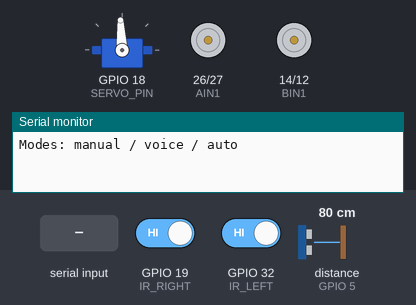
A sketch run on a simulated ESP32. On the bench: servo, motor-driver pin pairs drawn as motors (green arrow = first pin HIGH = forward, orange = second pin HIGH = backward, longer = more drive, scaled by the enable pin), the last lines printed to the serial monitor. The inputs (shaded band) are chosen by the test bench; at power-on: distance to the obstacle (sensor on GPIO 5) 80 cm, GPIO 19 (IR_RIGHT) HIGH, GPIO 32 (IR_LEFT) HIGH. The echo pulse lasts 58.3 µs per cm; nothing arrives over Bluetooth unless stated; servo pulses on a pin are drawn as a servo (544–2400 µs = 0–180°).

Above: at 1.2 s.
1.3 s: "auto mode\n" received over the second serial link
At 1.6 s:
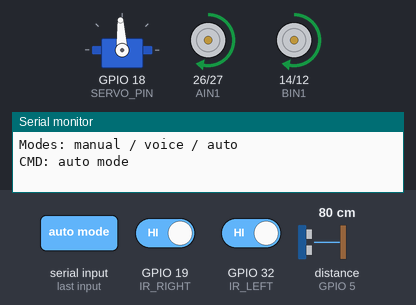
2.8 s: distance to the obstacle (sensor on GPIO 5) set to 24 cm
4.3 s: distance to the obstacle (sensor on GPIO 5) set to 20 cm
At 6.0 s:
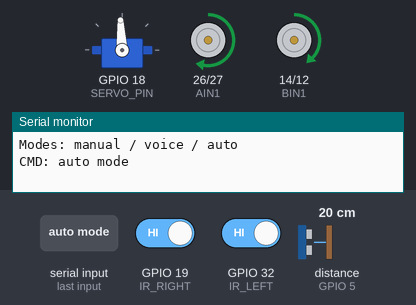
7.3 s: GPIO 19 (IR_RIGHT) driven LOW
At 9.2 s:
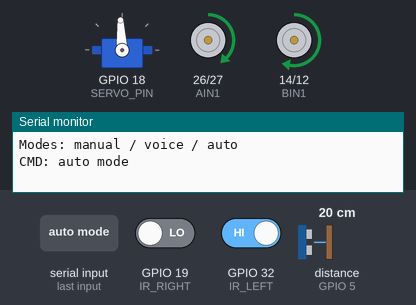
9.5 s: GPIO 19 (IR_RIGHT) driven HIGH
At 9.93 s:
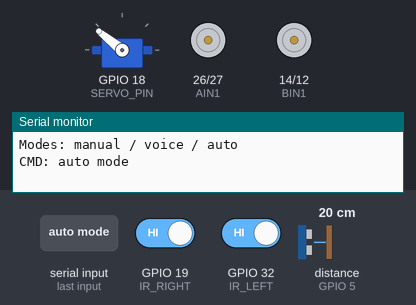
12.5 s: "manual mode\n" received over the second serial link
At 13.6 s:
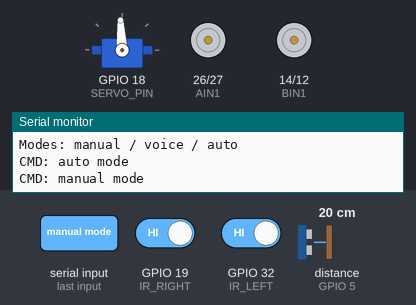
Timing chart, 0 to 15.5 s (numbered marks = the images above; inputs shaded):
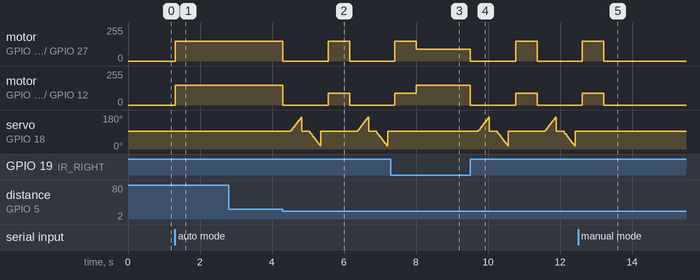

Measured:
- the behaviour switches between 22 and 21 cm on distance to the obstacle (sensor on GPIO 5) (found by bisection; images 1 and 2)
- after the input at 1.3 s, motor on GPIO 26 (AIN1) / GPIO 27 (AIN2), motor on GPIO 14 (BIN1) / GPIO 12 (BIN2): stopped → forward 149/255 at once
- after the input at 2.8 s, every drawn part: stays the same
- after the input at 4.3 s, motor on GPIO 26 (AIN1) / GPIO 27 (AIN2): forward 149/255 → stopped at once, → forward 149/255 1.3 s later, → stopped 0.60 s later; motor on GPIO 14 (BIN1) / GPIO 12 (BIN2): forward 149/255 → stopped at once, → forward 90/255 1.3 s later, → stopped 0.60 s later
- after the input at 7.3 s, servo on GPIO 18 (SERVO_PIN): stops changing and stays 93°
- after the input at 9.5 s, motor on GPIO 26 (AIN1) / GPIO 27 (AIN2): forward 90/255 → stopped at once, → forward 149/255 1.3 s later, → stopped 0.60 s later; motor on GPIO 14 (BIN1) / GPIO 12 (BIN2): forward 149/255 → stopped at once, → forward 90/255 1.3 s later, → stopped 0.60 s later
- after the input at 12.5 s, motor on GPIO 26 (AIN1) / GPIO 27 (AIN2), motor on GPIO 14 (BIN1) / GPIO 12 (BIN2): goes on until 13.2 s, then stays stopped; servo on GPIO 18 (SERVO_PIN): stops changing and stays 93°

The sketch:

arduino.ino
```cpp
#include <Arduino.h>
#include "BluetoothSerial.h"

BluetoothSerial SerialBT;

// -------- MOTOR DRIVER --------
#define AIN1 26
#define AIN2 27
#define PWMA 25
#define BIN1 14
#define BIN2 12
#define PWMB 13

// -------- ULTRASONIC --------
#define TRIG 4
#define ECHO 5

// -------- IR --------
#define IR_LEFT  32
#define IR_RIGHT 19

// -------- SERVO --------
#define SERVO_PIN 18

// -------- SETTINGS --------
int speedForward = 150;
int speedTurn = 90;

int warningDistance = 40;
int criticalDistance = 20;

// -------- MODES --------
enum Mode { IDLE, MANUAL, VOICE, AUTO };
Mode currentMode = IDLE;

enum MoveState { STOPPED, FORWARD, BACKWARD, LEFT, RIGHT };
MoveState moveState = STOPPED;

// =====================================================
void setup() {
  Serial.begin(115200);
  SerialBT.begin("ESP32_ROBOT");

  pinMode(AIN1, OUTPUT);
  pinMode(AIN2, OUTPUT);
  pinMode(BIN1, OUTPUT);
  pinMode(BIN2, OUTPUT);

  pinMode(TRIG, OUTPUT);
  pinMode(ECHO, INPUT);

  pinMode(IR_LEFT, INPUT_PULLUP);
  pinMode(IR_RIGHT, INPUT_PULLUP);

  ledcAttach(PWMA, 1000, 8);
  ledcAttach(PWMB, 1000, 8);

  ledcAttach(SERVO_PIN, 50, 16);
  setServoAngle(90);

  Serial.println("Modes: manual / voice / auto");
}

// =====================================================
void loop() {

  if (SerialBT.available()) {

    String cmd = SerialBT.readStringUntil('\n');
    cmd.trim();
    cmd.toLowerCase();

    Serial.println("CMD: " + cmd);

    // -------- MODE --------
    if (cmd == "manual mode") {
      currentMode = MANUAL;
      moveState = STOPPED;
      stopMotors();
      return;
    }

    if (cmd == "voice mode") {
      currentMode = VOICE;
      moveState = STOPPED;
      stopMotors();
      return;
    }

    if (cmd == "auto mode" || cmd == "autonomous") {
      currentMode = AUTO;
      moveState = STOPPED;
      stopMotors();
      return;
    }

    // -------- MANUAL --------
    if (currentMode == MANUAL) {
      if (cmd == "f") moveState = FORWARD;
      else if (cmd == "b") moveState = BACKWARD;
      else if (cmd == "l") moveState = LEFT;
      else if (cmd == "r") moveState = RIGHT;
      else if (cmd == "s") moveState = STOPPED;
    }

    // -------- VOICE --------
    if (currentMode == VOICE) {
      if (cmd == "go forward") moveState = FORWARD;
      else if (cmd == "go backward") moveState = BACKWARD;
      else if (cmd == "go left") moveState = LEFT;
      else if (cmd == "go right") moveState = RIGHT;
      else if (cmd == "stop") moveState = STOPPED;
    }
  }

  // =====================================================
  // 🎮 MANUAL
  if (currentMode == MANUAL) {
    executeMovement();
  }

  // =====================================================
  // 🎤 VOICE (SAFE)
  if (currentMode == VOICE) {

    int dist = readDistance();
    bool leftBlocked = digitalRead(IR_LEFT) == LOW;
    bool rightBlocked = digitalRead(IR_RIGHT) == LOW;

    if (dist < criticalDistance) {
      stopMotors();
      return;
    }

    if (leftBlocked) {
      moveRightSmooth();
      return;
    }

    if (rightBlocked) {
      moveLeftSmooth();
      return;
    }

    executeMovement();
  }

  // =====================================================
  // 🤖 AUTO (FULL SMART)
  if (currentMode == AUTO) {
    autonomousDrive();
  }
}

// =====================================================
// 🔁 MOVEMENT
void executeMovement() {
  switch (moveState) {
    case FORWARD: moveForward(); break;
    case BACKWARD: moveBackward(); break;
    case LEFT: turnLeft(); break;
    case RIGHT: turnRight(); break;
    case STOPPED: stopMotors(); break;
  }
}

// =====================================================
// MOTOR CONTROL
void moveForward() {
  digitalWrite(AIN1, HIGH); digitalWrite(AIN2, LOW);
  digitalWrite(BIN1, HIGH); digitalWrite(BIN2, LOW);
  ledcWrite(PWMA, speedForward);
  ledcWrite(PWMB, speedForward);
}

void moveBackward() {
  digitalWrite(AIN1, LOW); digitalWrite(AIN2, HIGH);
  digitalWrite(BIN1, LOW); digitalWrite(BIN2, HIGH);
  ledcWrite(PWMA, speedForward);
  ledcWrite(PWMB, speedForward);
}

void turnLeft() {
  digitalWrite(AIN1, LOW); digitalWrite(AIN2, HIGH);
  digitalWrite(BIN1, HIGH); digitalWrite(BIN2, LOW);
  ledcWrite(PWMA, speedTurn);
  ledcWrite(PWMB, speedTurn);
}

void turnRight() {
  digitalWrite(AIN1, HIGH); digitalWrite(AIN2, LOW);
  digitalWrite(BIN1, LOW); digitalWrite(BIN2, HIGH);
  ledcWrite(PWMA, speedTurn);
  ledcWrite(PWMB, speedTurn);
}

void moveLeftSmooth() {
  digitalWrite(AIN1, HIGH); digitalWrite(AIN2, LOW);
  digitalWrite(BIN1, HIGH); digitalWrite(BIN2, LOW);
  ledcWrite(PWMA, speedTurn);
  ledcWrite(PWMB, speedForward);
}

void moveRightSmooth() {
  digitalWrite(AIN1, HIGH); digitalWrite(AIN2, LOW);
  digitalWrite(BIN1, HIGH); digitalWrite(BIN2, LOW);
  ledcWrite(PWMA, speedForward);
  ledcWrite(PWMB, speedTurn);
}

void stopMotors() {
  ledcWrite(PWMA, 0);
  ledcWrite(PWMB, 0);
}

// =====================================================
// ULTRASONIC
int readDistance() {
  digitalWrite(TRIG, LOW);
  delayMicroseconds(2);
  digitalWrite(TRIG, HIGH);
  delayMicroseconds(10);
  digitalWrite(TRIG, LOW);

  long duration = pulseIn(ECHO, HIGH, 30000);
  int distance = duration * 0.034 / 2;

  if (distance == 0 || distance > 400)
    distance = 400;

  return distance;
}

// =====================================================
// SERVO
void setServoAngle(int angle) {
  uint32_t duty = map(angle, 0, 180, 1638, 8192);
  ledcWrite(SERVO_PIN, duty);
}

// =====================================================
// SCAN
int scanDirection(bool left) {

  int best = 0;

  if (left) {
    for (int a = 90; a <= 160; a += 5) {
      setServoAngle(a);
      delay(20);
      best = max(best, readDistance());
    }
  } else {
    for (int a = 90; a >= 20; a -= 5) {
      setServoAngle(a);
      delay(20);
      best = max(best, readDistance());
    }
  }

  setServoAngle(90);
  delay(200);
  return best;
}

// =====================================================
// 🤖 AUTO MODE (FULL AI)
void autonomousDrive() {

  bool leftBlocked = digitalRead(IR_LEFT) == LOW;
  bool rightBlocked = digitalRead(IR_RIGHT) == LOW;

  // IR priority
  if (leftBlocked && !rightBlocked) {
    moveRightSmooth();
    delay(300);
    return;
  }

  if (rightBlocked && !leftBlocked) {
    moveLeftSmooth();
    delay(300);
    return;
  }

  int frontDist = readDistance();

  if (frontDist > warningDistance) {
    moveForward();
  }
  else if (frontDist > criticalDistance) {
    moveForward();
  }
  else {
    stopMotors();
    delay(200);

    int leftDist = scanDirection(true);
    int rightDist = scanDirection(false);

    if (leftDist > rightDist) {
      moveLeftSmooth();
      delay(600);
    } else {
      moveRightSmooth();
      delay(600);
    }

    stopMotors();
  }
}
```
